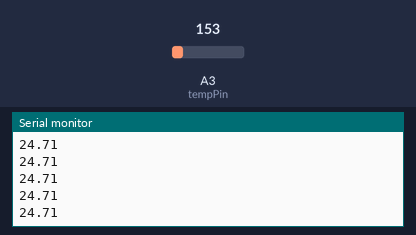
A sketch run on a simulated Arduino Uno, built with avr-gcc and run on an emulated ATmega328P. Parts: the last lines printed to the serial monitor. The test bench sets the inputs (shaded band); at power-on: A3 (tempPin) = 153.

Above: at 1.2 s.
1.3 s: A3 (tempPin) set to 165
At 1.33 s:
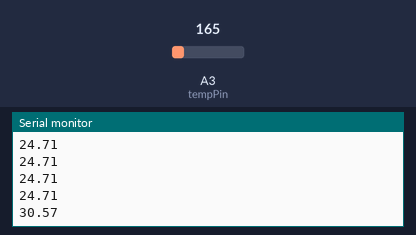
2.8 s: A3 (tempPin) set to 175
At 2.8 s:
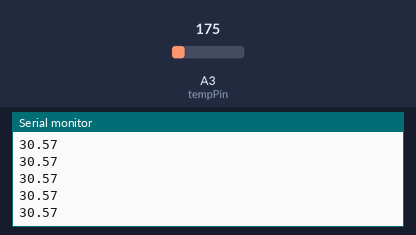
Timing chart, 0 to 5.8 s (numbered marks = the images above; inputs shaded):
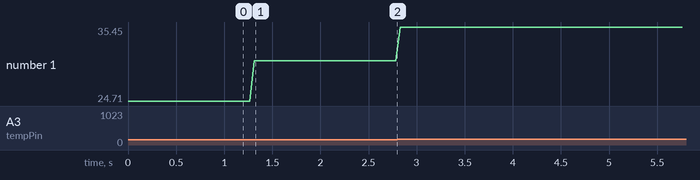

Measured:
- after the input at 1.3 s, the serial monitor: prints a new line at once (image 1)
- plotted number 1: 24.71 → 30.57 after the input at 1.3 s, 30.57 → 35.45 after the input at 2.8 s

The sketch:

analog_temp.ino
```cpp
/* Sensor test sketch
  for more information see http://www.ladyada.net/make/logshield/lighttemp.html
  */

#define aref_voltage 5        // we tie 3.3V to ARef and measure it with a multimeter!


//TMP36 Pin Variables
int tempPin = A3;        //the analog pin the TMP36's Vout (sense) pin is connected to
                        //the resolution is 10 mV / degree centigrade with a
                        //500 mV offset to allow for negative temperatures
                        // the analog reading from the sensor

void setup(void) {
  // We'll send debugging information via the Serial monitor
  Serial.begin(9600);

  // If you want to set the aref to something other than 5v
  //analogReference(EXTERNAL);
}
float get_analog_temp() {
  int tempReading = analogRead(tempPin);
  // converting that reading to voltage, which is based off the reference voltage
  float voltage = tempReading * aref_voltage;
  voltage /= 1024.0;
  // now print out the temperature
  float temperatureC = (voltage - 0.5) * 100 ;  //converting from 10 mv per degree wit 500 mV offset
  //to degrees ((volatge - 500mV) times 100)
  return temperatureC;
}

void loop(void) {
Serial.println(get_analog_temp());
delay(50);
}
```
